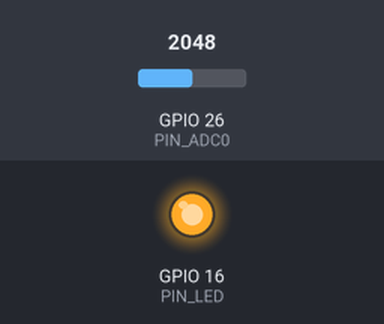
A sketch run on a simulated ESP32. Shown: output pins drawn as LEDs (lit = HIGH). The inputs (shaded band) are chosen by the test bench; at power-on: GPIO 26 (PIN_ADC0) = 2048.

Above: at 1.2 s.
1.3 s: GPIO 26 (PIN_ADC0) set to 491
At 1.8 s:
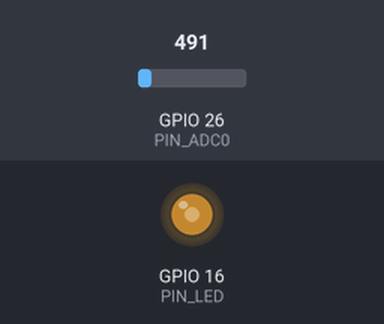
2.8 s: GPIO 26 (PIN_ADC0) set to 0
At 4.0 s:
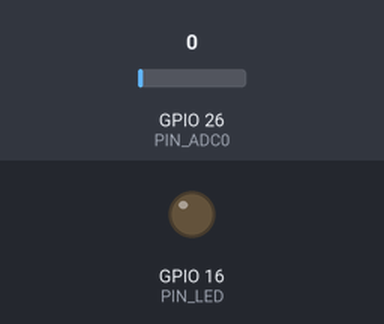
4.3 s: GPIO 26 (PIN_ADC0) set to 1228
At 5.4 s:
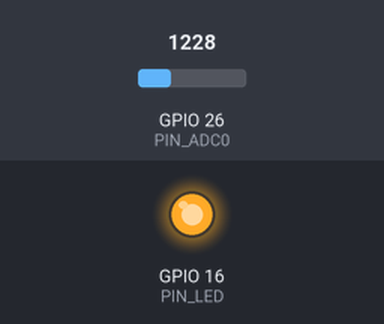
Timing chart, 0 to 7.3 s (numbered marks = the images above; inputs shaded):
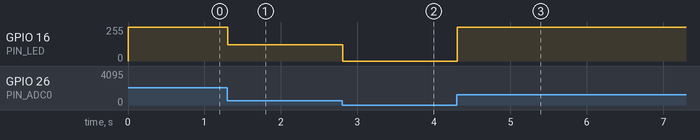

Measured:
- after the input at 1.3 s, GPIO 16 (PIN_LED): 255/255 → 122/255 at once
- after the input at 2.8 s, GPIO 16 (PIN_LED): 122/255 → 0/255 at once
- after the input at 4.3 s, GPIO 16 (PIN_LED): 0/255 → 255/255 at once

The sketch:

Project_22.2_Dimming_Light.ino
```cpp
//**********************************************************************************
/*
 * 文件名 : 调光灯
 * 描述 : 利用电位器控制LED的亮度.
 * 作者 : www.keyes-robot.com
*/
#define PIN_ADC0    26  //电位器的引脚
#define PIN_LED     16  // LED的引脚

void setup() {
  pinMode(PIN_LED, OUTPUT);
  pinMode(PIN_ADC0, INPUT);
}

void loop() {
  int adcVal = analogRead(PIN_ADC0); //读取电位器的ADC值
  analogWrite(PIN_LED, map(adcVal, 0, 1023, 0, 255));//将ADC映射到PWM占空比来控制LED亮度.
  delay(10);
}
//**********************************************************************************
```
